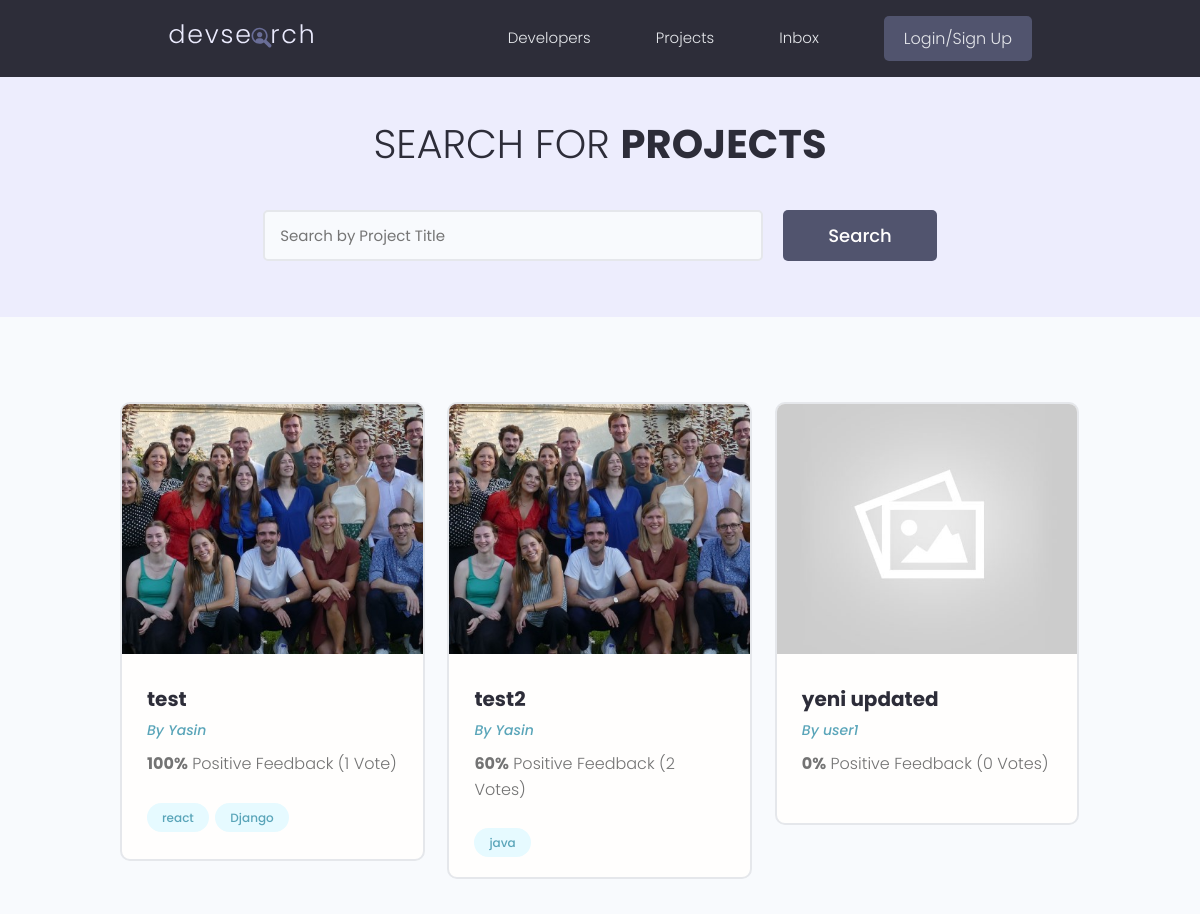
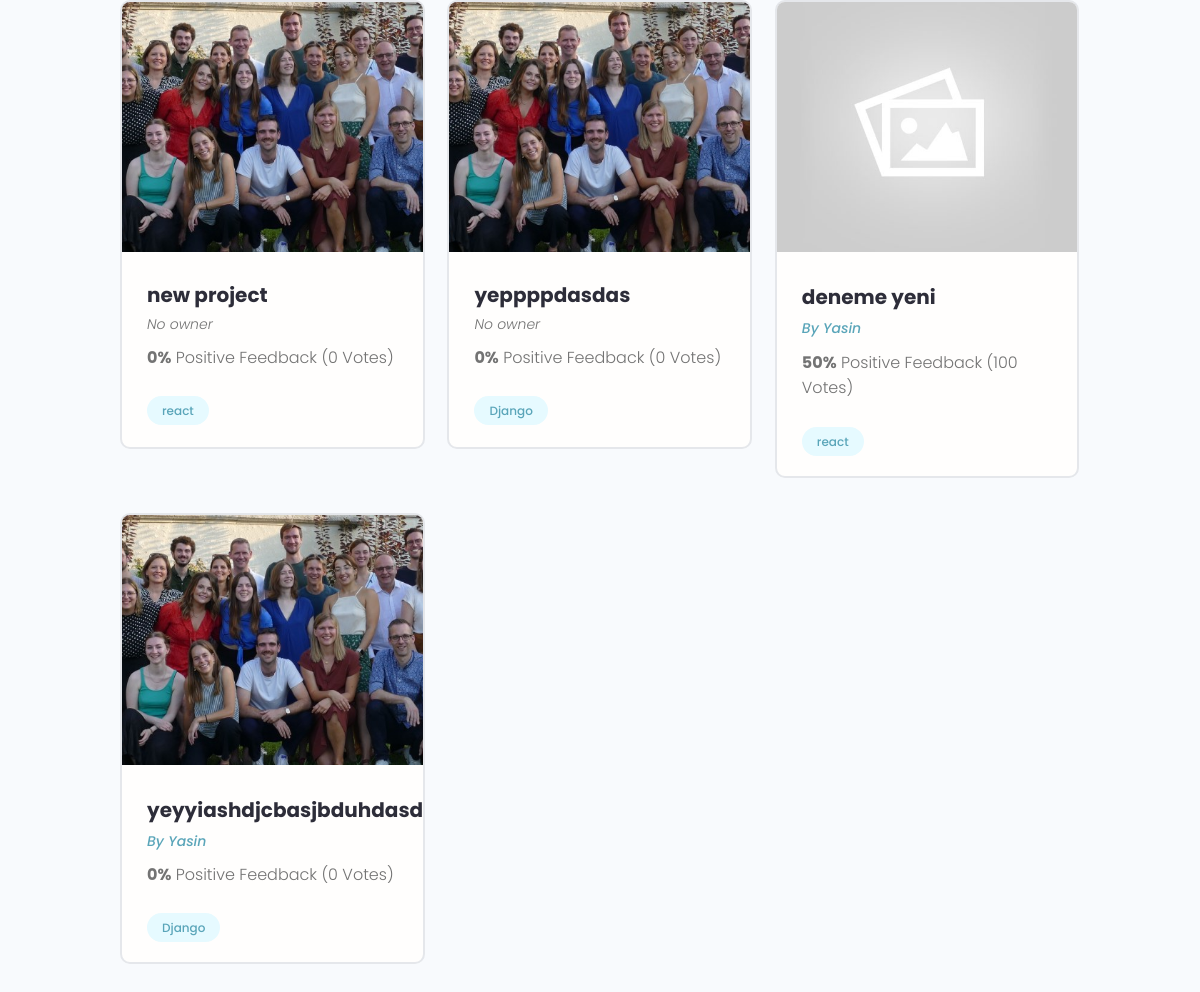
The page /projects/ on the database as committed earlier (2 pictures, top to bottom).
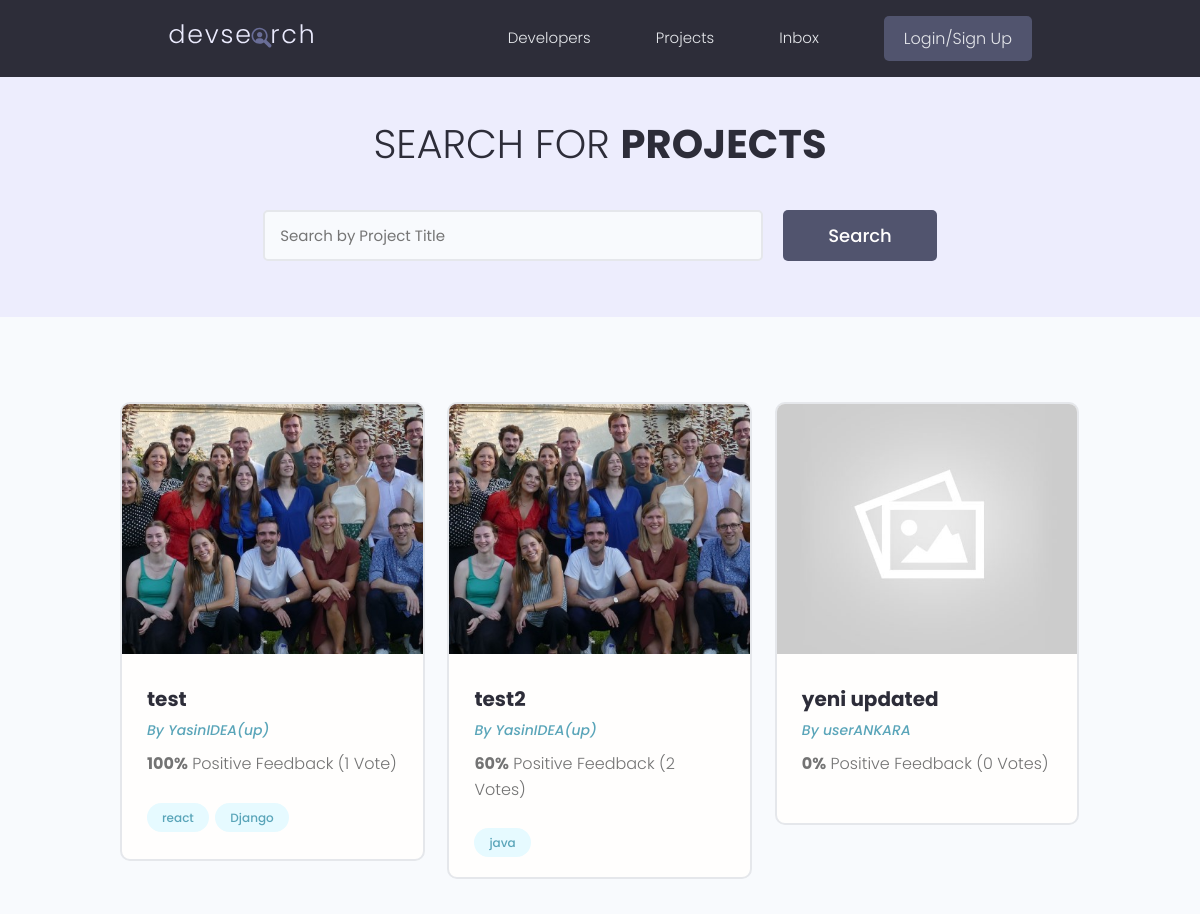
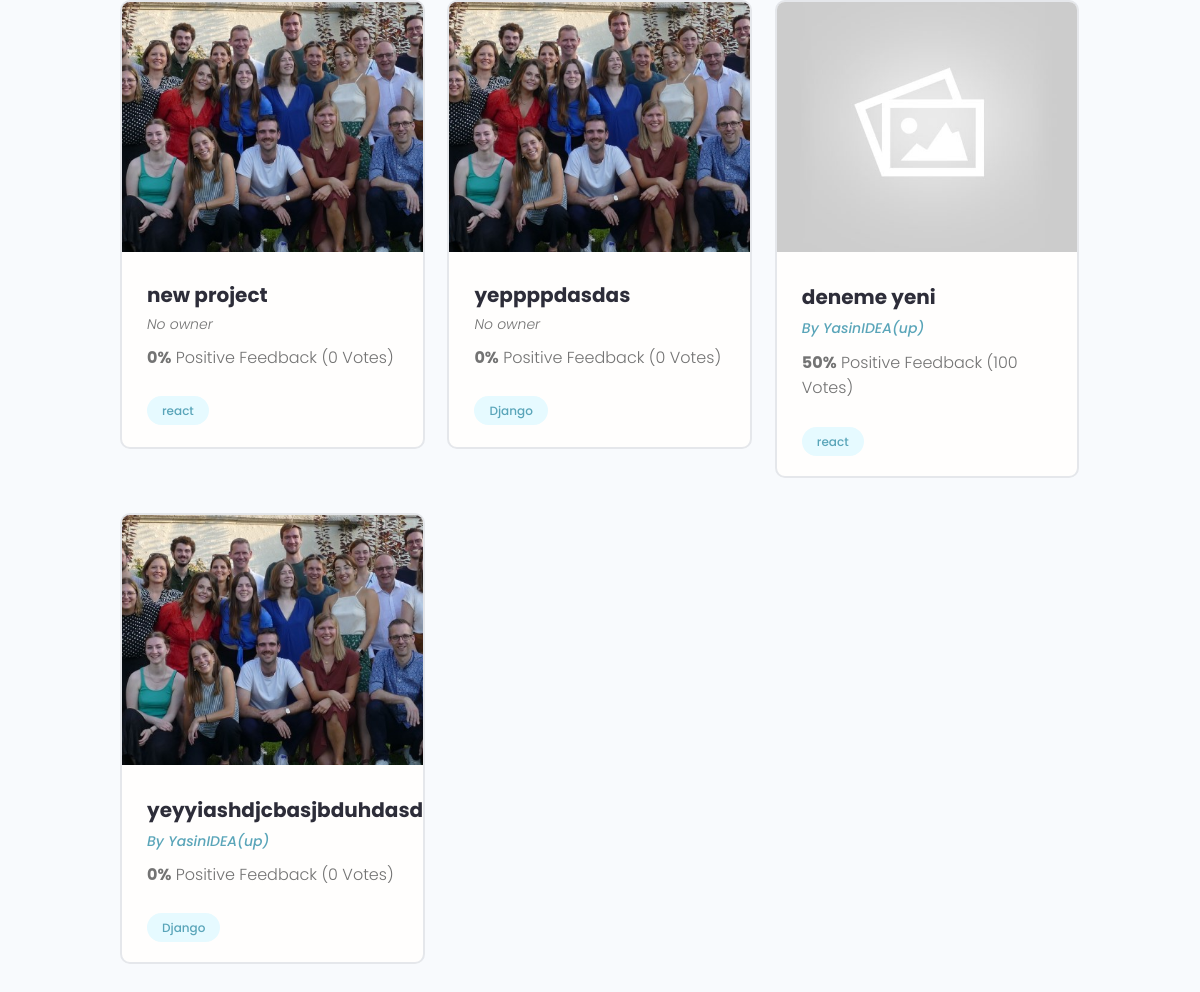
The same page on the database as committed later (2 pictures, top to bottom).
### projects/models.py (models this page shows, shortened)
class Project(models.Model):
    owner = models.ForeignKey(Profile, null=True, blank=True, on_delete=models.SET_NULL)
    title = models.CharField(max_length=200)
    description = models.TextField(null=True, blank=True)
    featured_image = models.ImageField(null=True, blank=True, default="default.jpg")
    demo_link = models.CharField(max_length=2000, null=True, blank=True)
    source_link = models.CharField(max_length=2000, null=True, blank=True)
    tags = models.ManyToManyField('Tag', blank=True)
    vote_total = models.IntegerField(default=0, null=True, blank=True)
    vote_ratio = models.IntegerField(default=0, null=True, blank=True)
    created = models.DateTimeField(auto_now_add=True)
    id = models.UUIDField(default=uuid.uuid4, unique=True, primary_key=True, editable=False)

### users/models.py (models this page shows, shortened)
class Profile(models.Model):
    user = models.OneToOneField(User, on_delete=models.CASCADE, null=True, blank=True)
    name = models.CharField(max_length=200, null=True, blank=True)
    email = models.EmailField(max_length=500, null=True, blank=True)
    username = models.CharField(max_length=200, null=True, blank=True)
    location = models.CharField(max_length=200, null=True, blank=True)
    short_intro = models.CharField(max_length=200, null=True, blank=True)
    bio = models.TextField(null=True, blank=True)
    profile_image = models.ImageField(null=True, blank=True, upload_to="profiles/", default="profiles/user-default.png")
    social_github = models.CharField(max_length=200, null=True, blank=True)
    social_twitter = models.CharField(max_length=200, null=True, blank=True)
    social_linkedin = models.CharField(max_length=200, null=True, blank=True)
    social_youtube= models.CharField(max_length=200, null=True, blank=True)
    social_website = models.CharField(max_length=200, null=True, blank=True)
    created = models.DateTimeField(auto_now_add=True)
    id = models.UUIDField(default=uuid.uuid4, unique=True, primary_key=True, editable=False)

### projects/views.py (the view)
# urls.py: path('projects/', include('projects.urls')),
def projects(request):
    projects = Project.objects.all()
    context = {'projects': projects}
    return render(request, 'projects/projects.html', context )

### projects/models.py (called while the page is built)
    def __str__(self):
        return self.name

### projects/templates/projects/projects.html (shortened to what this page needs)
{% extends 'main.html' %}
{% block content %}
<main class="projects">
    <section class="hero-section text-center">
        <div class="container container--narrow">
            <div class="hero-section__box">
                <h2>Search for <span>Projects</span></h2>
            </div>
            <div class="hero-section__search">
                <form class="form" action="#" method="get">
                    <div class="form__field">
                        <input class="input input--text" id="formInput#search" type="text" name="text"
                            placeholder="Search by Project Title" />
                    </div>
                    <input class="btn btn--sub btn--lg" type="submit" value="Search" />
                </form>
            </div>
        </div>
    </section>
    <section class="projectsList">
        <div class="container">
            <div class="grid grid--three">
                {% for project in projects %}
                <div class="column">
                    <div class="card project">
                        <a href="{% url 'project' project.id %}" class="project">
                            <img class="project__thumbnail" src="{{project.featured_image.url}}" alt="project thumbnail" />
                            <div class="card__body">
                                <h3 class="project__title">{{ project.title }}</h3>
                                <p>
                                    {% if project.owner %}
                                    <a class="project__author" href="{% url 'user-profile' project.owner.id %}">By {{ project.owner.name}}</a>
                                    {% else %}
                                    <span class="project__author">No owner</span>
                                    {% endif %}
                                </p>
                                <p class="project--rating">
                                    <span style="font-weight: bold;">{{project.vote_ratio}}%</span> Positive
                                    Feedback ({{project.vote_total}} Vote{{project.vote_total|pluralize:"s"}})
                                </p>
                                <div class="project__tags">
                                    {% for tag in project.tags.all %}
                                    <span class="tag tag--pill tag--main">
                                        <small>{{ tag }}</small>
                                    </span>
                                    {% endfor %}
                                </div>
                            </div>
                        </a>
                    </div>
                </div>
                {% endfor %}
            </div>
        </div>
    </section>
</main>
{% endblock %}

Rows that differ between the two databases and show on the page:
changed through a linked row, Project "test": owner.name "Yasin" → "YasinIDEA(up)"
changed through a linked row, Project "test2": owner.name "Yasin" → "YasinIDEA(up)"
changed through a linked row, Project "yeni updated": owner.name "user1" → "userANKARA"
changed through a linked row, Project "deneme yeni": owner.name "Yasin" → "YasinIDEA(up)"
changed through a linked row, Project "yeyyiashdjcbasjbduhdasdsa": owner.name "Yasin" → "YasinIDEA(up)"
